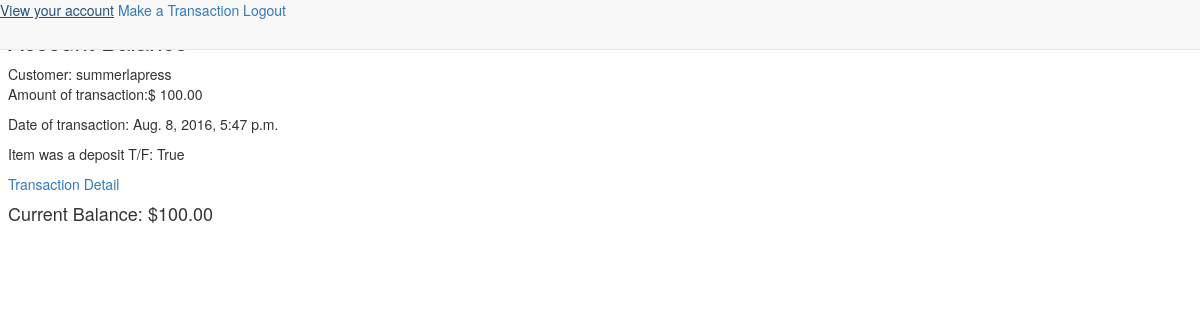
The page /balance/ (signed in) on the database its author committed.
### ironapp/models.py (models this page shows, shortened)
class AcctBalance(models.Model):
    account_number = models.IntegerField()
    entry = models.DecimalField(max_digits=19, decimal_places=2)
    is_deposit = models.BooleanField(default=1)
    date = models.DateTimeField(default=datetime.now, blank=True)
    customer = models.ForeignKey('auth.User')
    memo_or_note = models.CharField(max_length=35)
    is_transfer = models.BooleanField(default=False)

### ironapp/views.py (the view)
# urls.py: url(r'^balance/$', AccountView.as_view(), name="acct_bal_view"),
class AccountView(LoginRequiredMixin, ListView):
    login_url = "/login/"
    template_name = "acctbalance_form.html"
    model = AcctBalance
    def get_queryset(self):
        return AcctBalance.objects.filter(customer=self.request.user)
    def get_context_data(self,**kwargs):
        context = super().get_context_data(**kwargs)
        self.is_balance = is_balance(self.request.user)
        context["balance"] = self.is_balance
        return context

### ironapp/views.py (called while the page is built)
def is_balance(user):
    transactions = AcctBalance.objects.filter(customer=user)
    balance = 0
    for items in transactions:
        if items.is_deposit == True:
            balance += items.entry
        elif items.is_deposit == False:
            balance -= items.entry
        elif items.is_transfer == True:
            balance -= items.entry
            if balance >0:
                print("This transaction is not supported")
    return balance

### templates/acctbalance_form.html
{% extends 'base.html' %}
{% block content %}
<h3>Account Balance</h3>
    {% for item in object_list %}
        Customer: {{ item.customer }}
        <br>
        <p>Amount of transaction:$ {{ item.entry }}</p>
        <p>Date of transaction: {{ item.date }}</p>
        <P>Item was a deposit T/F: {{ item.is_deposit }}</P>
        <a href= "{% url 'account_detail_view' item.pk %}">Transaction Detail</a>
        <br>
    {% endfor %}
<h4>Current Balance: ${{balance}}</h4>
{% endblock %}

### rows shown on the page
AcctBalance: customer "summerlapress", entry "100.00", date "Aug. 8, 2016, 5:47 p.m.", is_deposit "True"

### other values the page prints
{{ balance }} "100.00"
